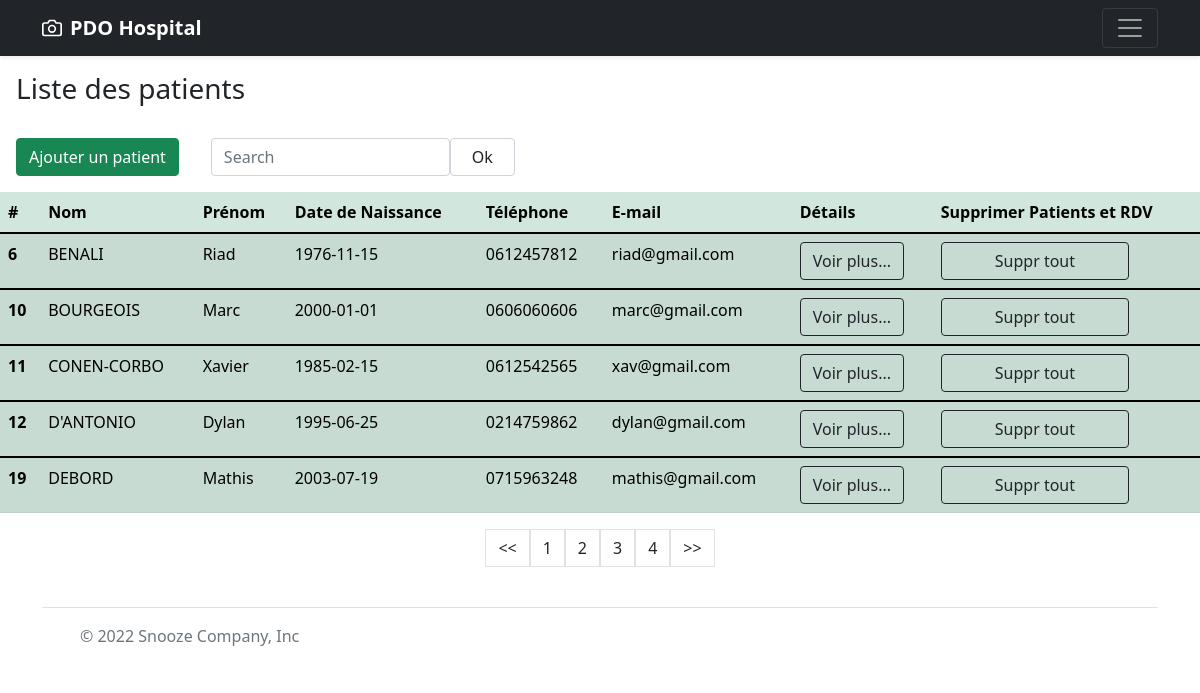
Page /liste-patient.php on the committed database.
### tables this page shows
CREATE TABLE `patients` (
  `id` int(11) NOT NULL,
  `lastname` varchar(25) NOT NULL,
  `firstname` varchar(25) NOT NULL,
  `birthdate` date NOT NULL,
  `phone` varchar(25) DEFAULT NULL,
  `mail` varchar(100) NOT NULL
);

### liste-patient.php (the view, shortened to what this page needs)
<?php
$mysqlConnection = new PDO(
    'mysql:host=localhost;dbname=hospitale2n;charset=utf8',
    'root',
    ''
);
$mysqlConnection->setAttribute(PDO::ATTR_ERRMODE, PDO::ERRMODE_EXCEPTION);
if(isset($_GET['page']) && !empty($_GET['page'])){
    $currentPage = (int) strip_tags($_GET['page']);
}else{
    $currentPage = 1;
}
$pagination = $mysqlConnection->prepare("SELECT COUNT(*) AS id FROM patients");
$pagination->execute();
$resultCount = $pagination->fetch(PDO::FETCH_ASSOC);
$nbrPage = (int)$resultCount['id'];
$parPage = 5;
$pages = ceil($nbrPage / $parPage);
$premier = ($currentPage * $parPage) - $parPage;
$qPagination = $mysqlConnection->prepare('SELECT * FROM patients ORDER BY lastname ASC LIMIT :premier, :parpage;');
$qPagination->bindValue(':premier', $premier, PDO::PARAM_INT);
$qPagination->bindValue(':parpage', $parPage, PDO::PARAM_INT);
$qPagination->execute();
$patients = $qPagination->fetchAll(PDO::FETCH_ASSOC);
?>
<!DOCTYPE html>
<html lang="en">
<head>
    <link href="https://cdn.jsdelivr.net/npm/bootstrap@5.1.3/dist/css/bootstrap.min.css" rel="stylesheet">
</head>
<body>
<?php include "header.php"; ?>
<h3 class="m-3">Liste des patients</h3>
<div class="d-flex flex-row justify-content-start">
    <a href="ajout-patient.php" class="btn btn-success m-3">Ajouter un patient</a>
    <div class="" id="search_form">
        <form action="" method="POST" class="d-flex flex-row justify-content-start" autocompletion="auto">
            <input class="form-control my-3 ms-3" type="search" placeholder="Search" aria-label="Search" name="search" value="">
            <input class="form-control my-3 w-25" type="submit" name="envoi" value="Ok">
        </form>
    </div>
</div>
<?php
if(isset($_POST['search']) && !empty($_POST['search']))
{
    $_POST["search"] = htmlspecialchars($_POST["search"]);
    $select = $mysqlConnection->prepare("SELECT * FROM patients WHERE lastname LIKE ? OR firstname LIKE ?");
    $select->execute([$_POST["search"]."%" , $_POST["search"]."%"]);
    if (!$select) {
        header("Location: ../liste-patient.php?error=Echec lors de la recherche");
    }else{
    ?>
    <div class="bd-example">
            <table class="table table-success table-striped">
                <thead>
                    <tr>
                        <th scope="col">#</th>
                        <th scope="col">Nom</th>
                        <th scope="col">Prénom</th>
                        <th scope="col">Date de Naissance</th>
                        <th scope="col">Téléphone</th>
                        <th scope="col">E-mail</th>
                        <th scope="col">Détails</th>
                        <th scope="col">Supprimer Patients et RDV</th>
                    </tr>
                </thead>
        <!-- +++++++++++++++++++++++++++++++++++++++++++++++++++++++++++++++++++++++++++++++++++++++++++++++++++++++++++++++++++++++++
        +++++++++++++++++++++++++++++++++++++++++++++++++++++++++++++++++++++++++++++++++++++++++++++++++++++++++++++++++++++++++ -->
        <div class="d-flex flex-wrap justify-content-center">
            <?php
                    foreach ($select as $result) {
                        ?>
                            <tbody>
                                <tr>
                                    <th scope="row"><?php echo $result["id"] ?></th>
                                        <td><?php echo $result["lastname"] ?></td>
                                        <td><?php echo $result["firstname"] ?></td>
                                        <td><?php echo $result["birthdate"] ?></td>
                                        <td><?php echo $result["phone"] ?></td>
                                        <td><?php echo $result["mail"] ?></td>
                                        <td><a class="btn btn-outline-dark" href="profil-patient.php?patient_id=<?=$result['id']?>">Voir plus...</a></td>
                                        <td><a class="btn btn-outline-dark w-75" href="./process/processSupprALL.php?patient_id=<?=$result['id']?>">Suppr tout</a></td>
                                    </tr>
                            </tbody>
                        <?php
                    }
            ?>
        <!-- +++++++++++++++++++++++++++++++++++++++++++++++++++++++++++++++++++++++++++++++++++++++++++++++++++++++++++++++++++++++++
        +++++++++++++++++++++++++++++++++++++++++++++++++++++++++++++++++++++++++++++++++++++++++++++++++++++++++++++++++++++++++ -->
            </table>
        </div>
    <?php
    }
}else{
    ?>
        <div class="bd-example">
            <table class="table table-success table-striped">
                <thead>
                    <tr>
                        <th scope="col">#</th>
                        <th scope="col">Nom</th>
                        <th scope="col">Prénom</th>
                        <th scope="col">Date de Naissance</th>
                        <th scope="col">Téléphone</th>
                        <th scope="col">E-mail</th>
                        <th scope="col">Détails</th>
                        <th scope="col">Supprimer Patients et RDV</th>
                    </tr>
                </thead>
        <div class="d-flex flex-wrap justify-content-center">
            <?php
                    foreach ($patients as $patient) {
                        ?>
                            <tbody>
                                <tr>
                                    <th scope="row"><?php echo $patient["id"] ?></th>
                                        <td><?php echo $patient["lastname"] ?></td>
                                        <td><?php echo $patient["firstname"] ?></td>
                                        <td><?php echo $patient["birthdate"] ?></td>
                                        <td><?php echo $patient["phone"] ?></td>
                                        <td><?php echo $patient["mail"] ?></td>
                                        <td><a class="btn btn-outline-dark" href="profil-patient.php?patient_id=<?=$patient['id']?>">Voir plus...</a></td>
                                        <td><a class="btn btn-outline-dark w-75" href="./process/processSupprALL.php?patient_id=<?=$patient['id']?>">Suppr tout</a></td>
                                    </tr>
                            </tbody>
                        <?php
                    }
            ?>
            </table>
        </div>
    <?php
}
?>
<nav class="d-flex justify-content-center ">
    <ul class="pagination">
        <li class="link-dark <?= ($currentPage == 1) ? "disabled" : "" ?>">
            <a href="liste-patient.php?page=<?= $currentPage - 1 ?>" class="page-link link-dark"><<</a>
        </li>
        <?php for($page = 1; $page <= $pages; $page++): ?>
            <li class="link-dark <?= ($currentPage == $page) ? "active" : "" ?>">
                <a href="liste-patient.php?page=<?= $page ?>" class="page-link link-dark"><?= $page ?></a>
            </li>
        <?php endfor ?>
            <li class="link-dark <?= ($currentPage == $pages) ? "disabled" : "" ?>">
            <a href="liste-patient.php?page=<?= $currentPage + 1 ?>" class="page-link link-dark">>></a>
        </li>
    </ul>
</nav>
<?php include "footer.php"; ?>
</body>
</html>

### header.php (shortened to what this page needs)
<header>
  <div class="navbar navbar-dark bg-dark shadow-sm">
    <div class="container">
      <a href="index.php" class="navbar-brand d-flex align-items-center">
        <strong>PDO Hospital</strong>
      </a>
      <button class="navbar-toggler collapsed" type="button" data-bs-toggle="collapse" data-bs-target="#navbarHeader" aria-controls="navbarHeader" aria-expanded="false" aria-label="Toggle navigation">
        <span class="navbar-toggler-icon"></span>
      </button>
    </div>
  </div>
</header>

### footer.php
<div class="container">
  <footer class="d-flex flex-wrap justify-content-between align-items-center py-3 my-4 border-top">
    <div class="col-md-4 d-flex align-items-center">
      <a href="/" class="mb-3 me-2 mb-md-0 text-muted text-decoration-none lh-1">
        <svg class="bi" width="30" height="24"><use xlink:href="#bootstrap"></use></svg>
      </a>
      <span class="text-muted text-white">© 2022 Snooze Company, Inc</span>
    </div>
    <ul class="nav col-md-4 justify-content-end list-unstyled d-flex">
      <li class="ms-3"><a class="text-muted" href="#"><svg class="bi" width="24" height="24"><use xlink:href="#twitter"></use></svg></a></li>
      <li class="ms-3"><a class="text-muted" href="#"><svg class="bi" width="24" height="24"><use xlink:href="#instagram"></use></svg></a></li>
      <li class="ms-3"><a class="text-muted" href="#"><svg class="bi" width="24" height="24"><use xlink:href="#facebook"></use></svg></a></li>
    </ul>
  </footer>
</div>

### rows in the picture
patients: id "6", lastname "BENALI", firstname "Riad", birthdate "1976-11-15", phone "0612457812", mail "riad@gmail.com"
patients: id "10", lastname "BOURGEOIS", firstname "Marc", birthdate "2000-01-01", phone "0606060606", mail "marc@gmail.com"
patients: id "11", lastname "CONEN-CORBO", firstname "Xavier", birthdate "1985-02-15", phone "0612542565", mail "xav@gmail.com"
patients: id "12", lastname "D'ANTONIO", firstname "Dylan", birthdate "1995-06-25", phone "0214759862", mail "dylan@gmail.com"
patients: id "19", lastname "DEBORD", firstname "Mathis", birthdate "2003-07-19", phone "0715963248", mail "mathis@gmail.com"
